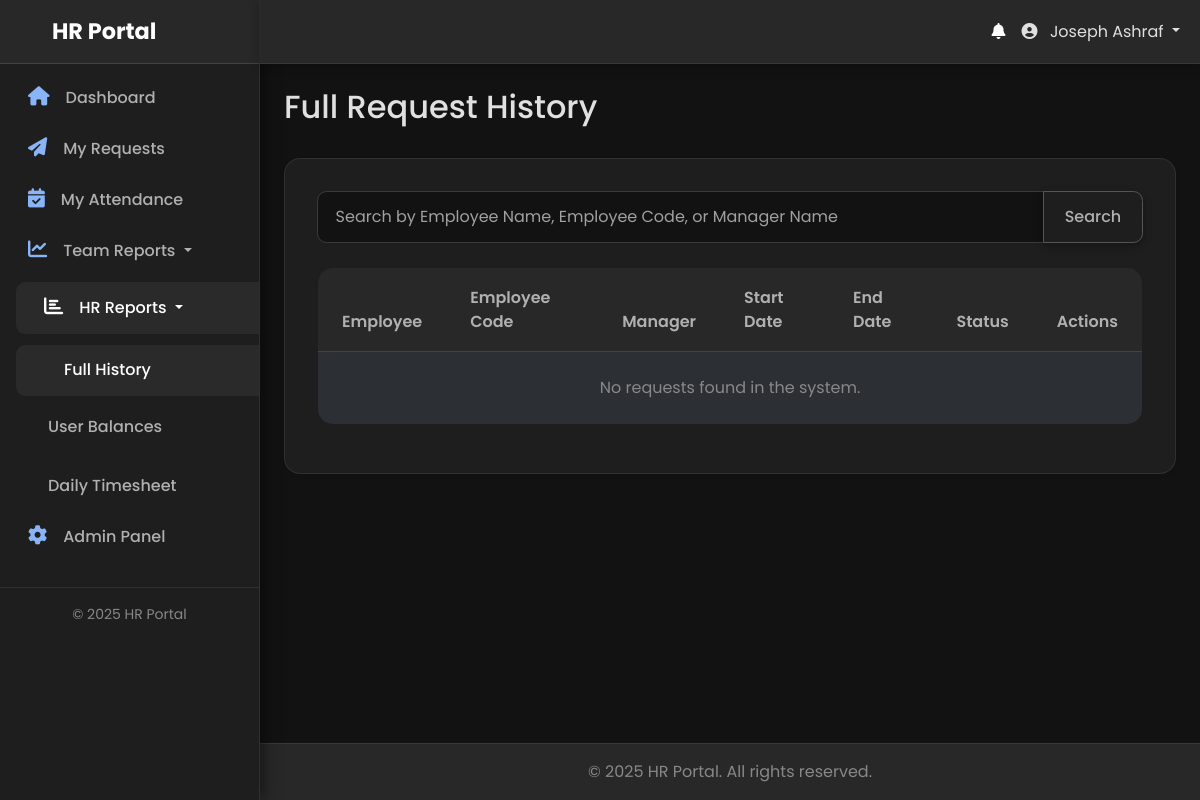
The page /reports/hr_history.php (signed in) on the database as committed earlier.
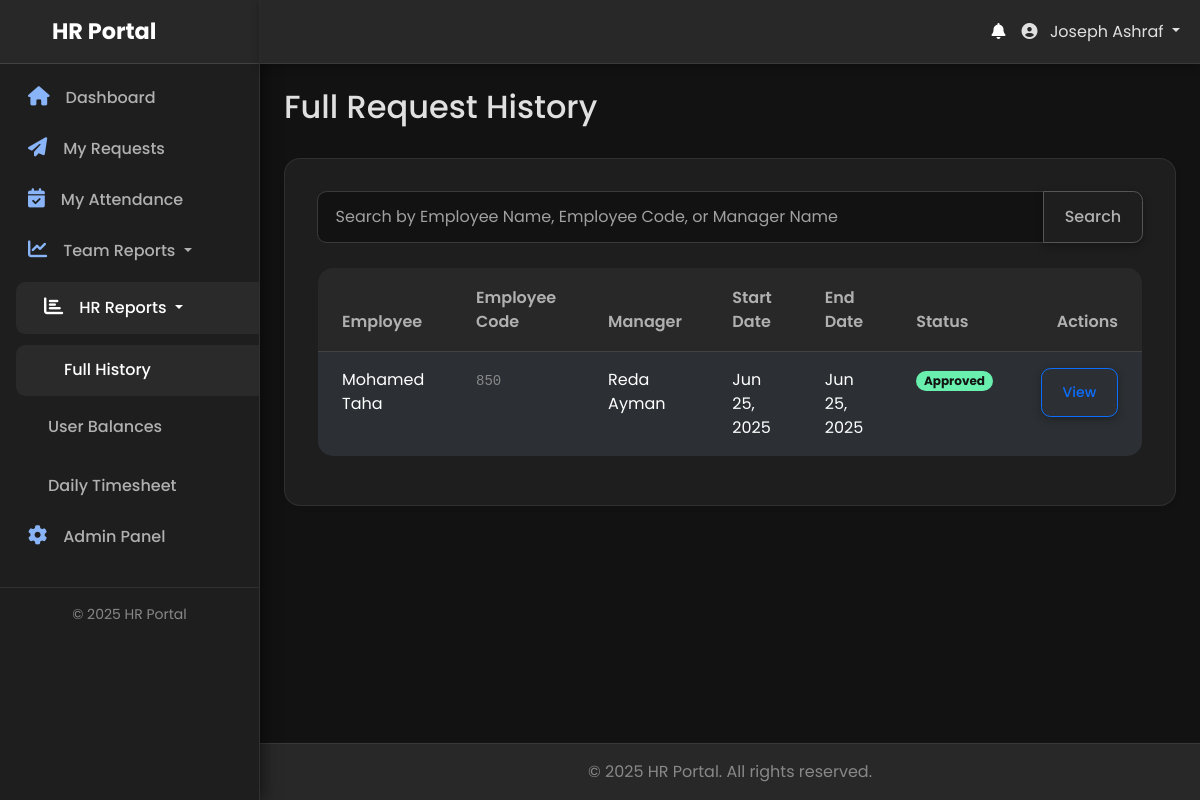
The same page on the database as committed later.
### tables this page shows
CREATE TABLE `vacation_requests` (
  `id` int(11) NOT NULL,
  `user_id` int(11) NOT NULL,
  `leave_type_id` int(11) DEFAULT NULL,
  `duration_days` int(11) NOT NULL,
  `start_date` date NOT NULL,
  `end_date` date NOT NULL,
  `reason` text DEFAULT NULL,
  `attachment_path` varchar(255) DEFAULT NULL,
  `status` enum('pending_manager','pending_hr','approved','rejected','cancelled','pending_cancellation_hr') NOT NULL DEFAULT 'pending_manager',
  `manager_id` int(11) DEFAULT NULL,
  `hr_id` int(11) DEFAULT NULL,
  `action_at` timestamp NULL DEFAULT NULL,
  `created_at` timestamp NOT NULL DEFAULT current_timestamp()
);

CREATE TABLE `users` (
  `id` int(11) NOT NULL,
  `employee_code` varchar(50) DEFAULT NULL,
  `full_name` varchar(255) NOT NULL,
  `email` varchar(255) NOT NULL,
  `password` varchar(255) NOT NULL,
  `contact_number` varchar(20) DEFAULT NULL,
  `emergency_contact_name` varchar(255) DEFAULT NULL,
  `emergency_contact_number` varchar(20) DEFAULT NULL,
  `role` enum('user','manager','hr','hr_manager','admin') NOT NULL DEFAULT 'user',
  `shift_id` int(11) DEFAULT NULL,
  `department_id` int(11) DEFAULT NULL,
  `direct_manager_id` int(11) DEFAULT NULL,
  `is_active` tinyint(1) NOT NULL DEFAULT 1,
  `must_change_password` tinyint(1) NOT NULL DEFAULT 0,
  `last_login_at` datetime DEFAULT NULL,
  `created_at` timestamp NOT NULL DEFAULT current_timestamp(),
  `updated_at` timestamp NOT NULL DEFAULT current_timestamp() ON UPDATE current_timestamp()
);

### app/core/helpers.php (called while the page is built, shortened)
<?php
function getStatusBadgeClass($status) {
    $map = [
        'pending_manager' => 'bg-warning text-dark',
        'pending_hr' => 'bg-info text-dark',
        'approved' => 'bg-success',
        'rejected' => 'bg-danger',
        'cancelled' => 'bg-secondary',
        'pending_cancellation_hr' => 'bg-warning text-dark',
        'valid' => 'bg-success',
        'invalid' => 'bg-danger',
        '' => 'bg-light text-dark'
    ];
    return $map[$status] ?? 'bg-light text-dark';
}
function getStatusText($status) {
    return ucwords(str_replace('_', ' ', $status));
}

### reports/hr_history.php (the view, shortened to what this page needs)
<?php
require_once __DIR__ . '/../app/core/database.php';
require_once __DIR__ . '/../app/core/helpers.php';
$sql = "
    SELECT r.*, u.full_name AS user_name, u.employee_code AS user_employee_code, m.full_name AS manager_name
    FROM vacation_requests r
    JOIN users u ON r.user_id = u.id
    LEFT JOIN users m ON r.manager_id = m.id
";
$params = [];
$sql .= " ORDER BY r.created_at DESC";
try {
    $stmt = $pdo->prepare($sql);
    $stmt->execute($params);
    $requests = $stmt->fetchAll();
} catch (PDOException $e) {
    error_log("Error fetching HR history: " . $e->getMessage());
    $requests = [];
}
include __DIR__ . '/../app/templates/header.php';
?>
<div class="d-flex justify-content-between align-items-center mb-4">
    <h1 class="h2">Full Request History</h1>
</div>
<div class="card shadow-sm">
    <div class="card-body">
        <form action="hr_history.php" method="get" class="mb-4">
            <div class="input-group">
                <input type="text" class="form-control" placeholder="Search by Employee Name, Employee Code, or Manager Name" name="search" value="<?= htmlspecialchars($_GET['search'] ?? '') ?>">
                <button class="btn btn-outline-secondary" type="submit"><i class="bi bi-search"></i> Search</button>
            </div>
        </form>
        <div class="table-responsive">
            <table class="table table-striped table-hover">
                <thead class="table-light"><tr><th>Employee</th><th>Employee Code</th><th>Manager</th><th>Start Date</th><th>End Date</th><th>Status</th><th class="text-end">Actions</th></tr></thead> <tbody>
                    <?php if (empty($requests)): ?>
                        <tr><td colspan="7" class="text-center text-muted p-4">No requests found in the system.</td></tr> <?php else: ?>
                        <?php foreach ($requests as $request): ?>
                            <tr>
                                <td><?= htmlspecialchars($request['user_name']) ?></td>
                                <td><code class="text-muted"><?= htmlspecialchars($request['user_employee_code'] ?? 'N/A') ?></code></td> <td><?= htmlspecialchars($request['manager_name'] ?? 'N/A') ?></td>
                                <td><?= date('M d, Y', strtotime($request['start_date'])) ?></td>
                                <td><?= date('M d, Y', strtotime($request['end_date'])) ?></td>
                                <td><span class="badge rounded-pill <?= getStatusBadgeClass($request['status']) ?>"><?= getStatusText($request['status']) ?></span></td>
                                <td class="text-end"><a href="/requests/view.php?id=<?= htmlspecialchars($request['id']) ?>" class="btn btn-sm btn-outline-primary"><i class="bi bi-eye-fill"></i> View</a></td>
                            </tr>
                        <?php endforeach; ?>
                    <?php endif; ?>
                </tbody>
            </table>
        </div>
    </div>
</div>
<?php include __DIR__ . '/../app/templates/footer.php'; ?>

Rows that differ between the two databases and show on the page:
added vacation_requests: user.full_name "Mohamed Taha", user.employee_code "850", manager.full_name "Reda Ayman", start_date "Jun 25, 2025", end_date "Jun 25, 2025", status "Approved"
Other text that changed with them:
text no longer shown: "No requests found in the system."
